Frame 1 (no input): blank canvas, image omitted
Frame 60 (the mouse pressed at the canvas centre just before this capture): blank canvas, image omitted
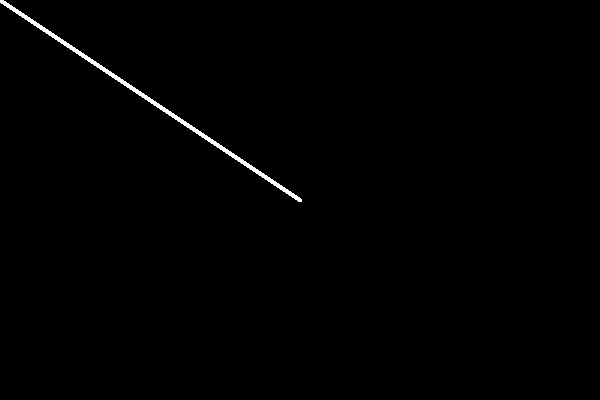
Frame 120 (the mouse held since frame 60 and released just before this capture)

The Processing sketch whose frames 1 and 60 were blank and that drew this single picture after the mouse press (run headless with seeded random() and noise(); from frame 60 on, the mouse is pressed at the canvas centre):

// Processing sketch: w15_key
// ── w15_key.pde
int[] xvals;
int[] yvals;
int numPoints;

void setup() {
  size (600, 400);
  background (0);
  xvals = new int[100];
  yvals = new int[100];
  numPoints = 0;
  drawLines (xvals, yvals);
}
void draw (){
  drawLines(xvals, yvals);
}


void drawLines(int[] xs, int[] ys){
  for(int i=0;i<numPoints;i++){
    stroke (255);
    strokeWeight(3);
    line(xs[i],ys[i],xs[i+1],ys[i+1]);
  }
}
void mousePressed(){
  numPoints++;
  xvals[numPoints]=mouseX;
  yvals[numPoints]=mouseY;
}
void keyPressed(){
  println(key);
  if (key == 'c'){
    
  }
}
